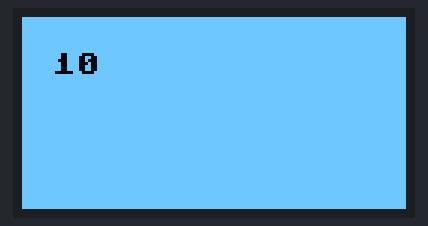
Bench run of a program on a simulated Raspberry Pi Pico running MicroPython. Parts: 128×64 one-colour display. Library files of the repository ran but are not shown: ssd1306.py. At 8.6 s the program stops and its outputs stay as they are.

Above: at 7.9 s.
At 8.6 s:
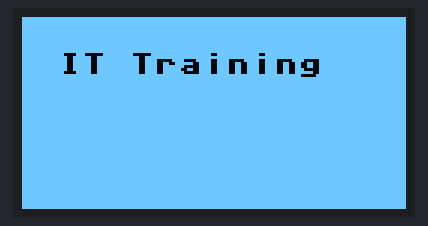

Measured:
- what the display in image 0 shows lasts 0.8 s, from 7.8 s to 8.6 s

The program:

oled1306.py
```python
from machine import Pin, I2C, UART, ADC
from ssd1306 import SSD1306_I2C
import time

i2c = I2C(0, sda=Pin(12), scl=Pin(13), freq=40000)
oled = SSD1306_I2C(128, 64, i2c)
oled.fill(0)

oled.invert(1)
for i in range(0,11,1):
    disp = str(i)
    oled.text(disp, 10, 12)
    oled.show()
    time.sleep(0.5)
    oled.fill(0)
oled.text('IT Training', 12,12)
oled.show()
```
